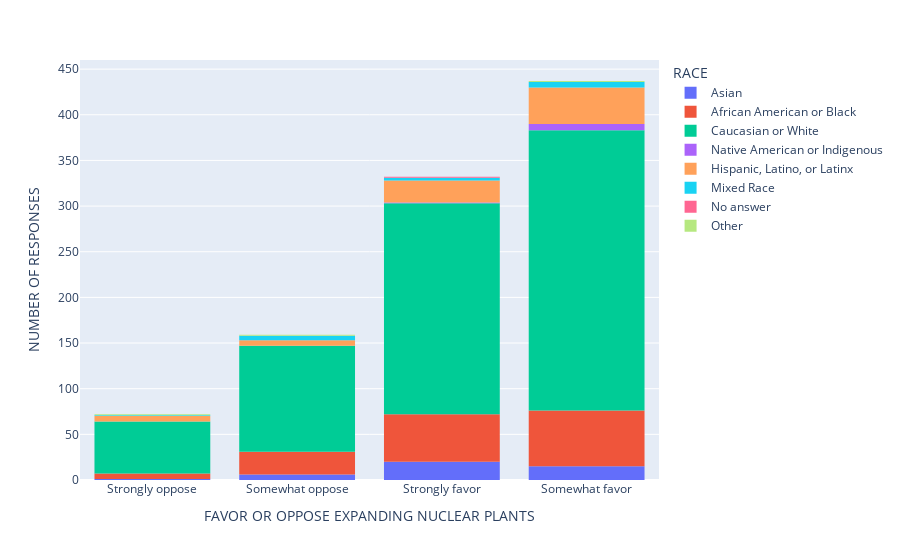

The notebook cell this image was saved under:
### Markdown cell above
# Generation

The largest group is Millennials, which could make sense because millennials range from 26 to 41, and that's the majority of responses from both ages groups from the previous chart (18-24 and 35-49)

### Code cell
fig = px.histogram(dataframe1, x="Q10", color="Q3").update_xaxes(categoryorder='array', categoryarray=["Strongly oppose", "Somewhat oppose", "Somewhat favor", "Strongly favor"]).update_xaxes(categoryorder='total ascending').update_layout(
xaxis_title="FAVOR OR OPPOSE EXPANDING NUCLEAR PLANTS", yaxis_title="NUMBER OF RESPONSES", legend_title="RACE",
)
fig.show()

fig = go.Figure()
fig.add_trace(go.Box(
    y=dataframe1["Q10"],
    x=dataframe1["Q3"],
    name='Mean & SD',
    marker_color='royalblue',
    boxmean='sd' # represent mean and standard deviation
)).update_yaxes(categoryorder='array', categoryarray=fav_list)
fig.show()

#Get mean
mean_df = mean_df_gen("Q3")

title = "temp title"
fig = px.bar(mean_df, x="Q10", y="Q3", template='plotly_dark', title=title).update_xaxes(categoryorder='array', categoryarray=fav_list).update_layout(
xaxis_title="FAVOR OR OPPOSE EXPANDING NUCLEAR PLANTS MEAN", yaxis_title="HOW CONCERNED ABOUT CLIMATE CHANGE",
)
fig.show()

mean_df.columns =["Political Views", "Mean of support"]
fig = ff.create_table(mean_df)
fig.show()

dataframe1["Q3"].value_counts()

### Figure 1 — Plotly figure (JSON) as saved in the notebook; plotly's stock layout.template omitted (floating-point values rounded to 4 significant figures; data arrays with more than 128 entries replaced by an {"elided": "..."} marker saying what was removed)
{"data": [{"alignmentgroup": "True", "bingroup": "x", "hovertemplate": "Q3=Asian<br>Q10=%{x}<br>count=%{y}<extra></extra>", "legendgroup": "Asian", "marker": {"color": "#636efa", "pattern": {"shape": ""}}, "name": "Asian", "offsetgroup": "Asian", "orientation": "v", "showlegend": true, "type": "histogram", "x": ["Somewhat favor", "Strongly favor", "Somewhat oppose", "Strongly favor", "Strongly favor", "Somewhat oppose", "Strongly favor", "Somewhat oppose", "Strongly favor", "Somewhat oppose", "Somewhat favor", "Strongly favor", "Somewhat favor", "Strongly favor", "Somewhat favor", "Somewhat favor", "Strongly favor", "Strongly oppose", "Somewhat favor", "Somewhat favor", "Strongly favor", "Strongly favor", "Somewhat favor", "Strongly favor", "Somewhat favor", "Strongly favor", "Somewhat favor", "Somewhat oppose", "Strongly favor", "Strongly favor", "Somewhat favor", "Strongly favor", "Strongly favor", "Strongly favor", "Somewhat favor", "Somewhat favor", "Strongly favor", "Somewhat favor", "Somewhat favor", "Somewhat oppose", "Strongly favor", "Strongly favor"], "xaxis": "x", "yaxis": "y"}, {"alignmentgroup": "True", "bingroup": "x", "hovertemplate": "Q3=African American or Black<br>Q10=%{x}<br>count=%{y}<extra></extra>", "legendgroup": "African American or Black", "marker": {"color": "#EF553B", "pattern": {"shape": ""}}, "name": "African American or Black", "offsetgroup": "African American or Black", "orientation": "v", "showlegend": true, "type": "histogram", "x": {"elided": "144 str values"}, "xaxis": "x", "yaxis": "y"}, {"alignmentgroup": "True", "bingroup": "x", "hovertemplate": "Q3=Caucasian or White<br>Q10=%{x}<br>count=%{y}<extra></extra>", "legendgroup": "Caucasian or White", "marker": {"color": "#00cc96", "pattern": {"shape": ""}}, "name": "Caucasian or White", "offsetgroup": "Caucasian or White", "orientation": "v", "showlegend": true, "type": "histogram", "x": {"elided": "711 str values"}, "xaxis": "x", "yaxis": "y"}, {"alignmentgroup": "True", "bingroup": "x", "hovertemplate": "Q3=Native American or Indigenous<br>Q10=%{x}<br>count=%{y}<extra></extra>", "legendgroup": "Native American or Indigenous", "marker": {"color": "#ab63fa", "pattern": {"shape": ""}}, "name": "Native American or Indigenous", "offsetgroup": "Native American or Indigenous", "orientation": "v", "showlegend": true, "type": "histogram", "x": ["Somewhat favor", "Somewhat favor", "Somewhat favor", "Somewhat favor", "Somewhat favor", "Somewhat favor", "Somewhat favor", "Strongly favor"], "xaxis": "x", "yaxis": "y"}, {"alignmentgroup": "True", "bingroup": "x", "hovertemplate": "Q3=Hispanic, Latino, or Latinx<br>Q10=%{x}<br>count=%{y}<extra></extra>", "legendgroup": "Hispanic, Latino, or Latinx", "marker": {"color": "#FFA15A", "pattern": {"shape": ""}}, "name": "Hispanic, Latino, or Latinx", "offsetgroup": "Hispanic, Latino, or Latinx", "orientation": "v", "showlegend": true, "type": "histogram", "x": ["Strongly favor", "Somewhat favor", "Strongly favor", "Somewhat oppose", "Somewhat favor", "Strongly favor", "Somewhat favor", "Somewhat favor", "Somewhat favor", "Strongly favor", "Somewhat favor", "Strongly oppose", "Somewhat favor", "Somewhat favor", "Strongly favor", "Strongly favor", "Strongly favor", "Strongly oppose", "Strongly favor", "Somewhat favor", "Strongly favor", "Strongly favor", "Strongly favor", "Strongly favor", "Somewhat favor", "Somewhat oppose", "Somewhat favor", "Somewhat favor", "Somewhat favor", "Somewhat oppose", "Strongly favor", "Somewhat favor", "Somewhat favor", "Somewhat favor", "Strongly favor", "Somewhat favor", "Somewhat favor", "Strongly oppose", "Somewhat favor", "Somewhat favor", "Somewhat favor", "Somewhat favor", "Strongly favor", "Somewhat favor", "Strongly favor", "Somewhat favor", "Somewhat favor", "Somewhat favor", "Somewhat favor", "Somewhat favor", "Somewhat favor", "Somewhat favor", "Somewhat oppose", "Somewhat oppose", "Somewhat favor", "Strongly oppose", "Somewhat favor", "Strongly favor", "Strongly favor", "Strongly favor", "Somewhat favor", "Strongly favor", "Somewhat oppose", "Somewhat favor", "Strongly favor", "Somewhat favor", "Strongly oppose", "Strongly favor", "Somewhat favor", "Somewhat favor", "Strongly favor", "Strongly oppose", "Somewhat favor", "Somewhat favor", "Strongly favor", "Somewhat favor"], "xaxis": "x", "yaxis": "y"}, {"alignmentgroup": "True", "bingroup": "x", "hovertemplate": "Q3=Mixed Race<br>Q10=%{x}<br>count=%{y}<extra></extra>", "legendgroup": "Mixed Race", "marker": {"color": "#19d3f3", "pattern": {"shape": ""}}, "name": "Mixed Race", "offsetgroup": "Mixed Race", "orientation": "v", "showlegend": true, "type": "histogram", "x": ["Somewhat favor", "Somewhat favor", "Strongly favor", "Somewhat favor", "Somewhat favor", "Somewhat favor", "Somewhat oppose", "Somewhat favor", "Somewhat oppose", "Somewhat oppose", "Strongly favor", "Somewhat oppose", "Strongly oppose", "Somewhat oppose", "Strongly favor"], "xaxis": "x", "yaxis": "y"}, {"alignmentgroup": "True", "bingroup": "x", "hovertemplate": "Q3=No answer<br>Q10=%{x}<br>count=%{y}<extra></extra>", "legendgroup": "No answer", "marker": {"color": "#FF6692", "pattern": {"shape": ""}}, "name": "No answer", "offsetgroup": "No answer", "orientation": "v", "showlegend": true, "type": "histogram", "x": ["Strongly favor"], "xaxis": "x", "yaxis": "y"}, {"alignmentgroup": "True", "bingroup": "x", "hovertemplate": "Q3=Other<br>Q10=%{x}<br>count=%{y}<extra></extra>", "legendgroup": "Other", "marker": {"color": "#B6E880", "pattern": {"shape": ""}}, "name": "Other", "offsetgroup": "Other", "orientation": "v", "showlegend": true, "type": "histogram", "x": ["Strongly oppose", "Somewhat favor", "Somewhat oppose"], "xaxis": "x", "yaxis": "y"}], "layout": {"autosize": true, "barmode": "relative", "legend": {"title": {"text": "RACE"}, "tracegroupgap": 0}, "margin": {"t": 60}, "xaxis": {"anchor": "y", "autorange": true, "categoryarray": ["Strongly oppose", "Somewhat oppose", "Somewhat favor", "Strongly favor"], "categoryorder": "total ascending", "domain": [0, 1], "range": [-0.5, 3.5], "title": {"text": "FAVOR OR OPPOSE EXPANDING NUCLEAR PLANTS"}, "type": "category"}, "yaxis": {"anchor": "x", "autorange": true, "domain": [0, 1], "range": [0, 460], "title": {"text": "NUMBER OF RESPONSES"}}}}
